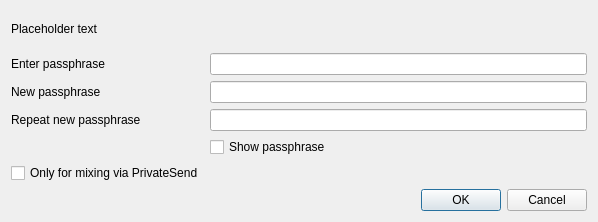
<?xml version="1.0" encoding="UTF-8"?>
<ui version="4.0">
 <class>AskPassphraseDialog</class>
 <widget class="QDialog" name="AskPassphraseDialog">
  <property name="geometry">
   <rect>
    <x>0</x>
    <y>0</y>
    <width>598</width>
    <height>222</height>
   </rect>
  </property>
  <property name="sizePolicy">
   <sizepolicy hsizetype="Preferred" vsizetype="Minimum">
    <horstretch>0</horstretch>
    <verstretch>0</verstretch>
   </sizepolicy>
  </property>
  <property name="minimumSize">
   <size>
    <width>550</width>
    <height>0</height>
   </size>
  </property>
  <property name="windowTitle">
   <string>Passphrase Dialog</string>
  </property>
  <layout class="QVBoxLayout" name="verticalLayout">
   <property name="sizeConstraint">
    <enum>QLayout::SetMinimumSize</enum>
   </property>
   <item>
    <widget class="QLabel" name="warningLabel">
     <property name="text">
      <string notr="true">Placeholder text</string>
     </property>
     <property name="textFormat">
      <enum>Qt::RichText</enum>
     </property>
     <property name="wordWrap">
      <bool>true</bool>
     </property>
    </widget>
   </item>
   <item>
    <layout class="QFormLayout" name="formLayout">
     <property name="sizeConstraint">
      <enum>QLayout::SetMinimumSize</enum>
     </property>
     <property name="fieldGrowthPolicy">
      <enum>QFormLayout::AllNonFixedFieldsGrow</enum>
     </property>
     <item row="0" column="0">
      <widget class="QLabel" name="passLabel1">
       <property name="text">
        <string>Enter passphrase</string>
       </property>
      </widget>
     </item>
     <item row="0" column="1">
      <widget class="QLineEdit" name="passEdit1">
       <property name="echoMode">
        <enum>QLineEdit::Password</enum>
       </property>
      </widget>
     </item>
     <item row="1" column="0">
      <widget class="QLabel" name="passLabel2">
       <property name="text">
        <string>New passphrase</string>
       </property>
      </widget>
     </item>
     <item row="1" column="1">
      <widget class="QLineEdit" name="passEdit2">
       <property name="echoMode">
        <enum>QLineEdit::Password</enum>
       </property>
      </widget>
     </item>
     <item row="2" column="0">
      <widget class="QLabel" name="passLabel3">
       <property name="text">
        <string>Repeat new passphrase</string>
       </property>
      </widget>
     </item>
     <item row="2" column="1">
      <widget class="QLineEdit" name="passEdit3">
       <property name="echoMode">
        <enum>QLineEdit::Password</enum>
       </property>
      </widget>
     </item>
     <item row="3" column="1">
      <widget class="QCheckBox" name="toggleShowPasswordButton">
       <property name="text">
        <string>Show passphrase</string>
       </property>
      </widget>
     </item>
     <item row="4" column="1">
      <widget class="QLabel" name="capsLabel">
       <property name="font">
        <font>
         <weight>75</weight>
         <bold>true</bold>
        </font>
       </property>
       <property name="text">
        <string/>
       </property>
       <property name="alignment">
        <set>Qt::AlignCenter</set>
       </property>
      </widget>
     </item>
     <!-- Dash -->
     <item row="4" column="0">
      <widget class="QCheckBox" name="mixingOnlyCheckBox">
       <property name="enabled">
        <bool>true</bool>
       </property>
       <property name="toolTip">
        <string>Serves to disable the trivial sendmoney when OS account compromised. Provides no real security.</string>
       </property>
       <property name="text">
        <string>Only for mixing via PrivateSend</string>
       </property>
       <property name="visible">
        <bool>false</bool>
       </property>
      </widget>
     </item>
     <!--      -->
    </layout>
   </item>
   <item>
    <widget class="QDialogButtonBox" name="buttonBox">
     <property name="orientation">
      <enum>Qt::Horizontal</enum>
     </property>
     <property name="standardButtons">
      <set>QDialogButtonBox::Cancel|QDialogButtonBox::Ok</set>
     </property>
    </widget>
   </item>
  </layout>
 </widget>
 <resources/>
 <connections>
  <connection>
   <sender>buttonBox</sender>
   <signal>accepted()</signal>
   <receiver>AskPassphraseDialog</receiver>
   <slot>accept()</slot>
   <hints>
    <hint type="sourcelabel">
     <x>20</x>
     <y>20</y>
    </hint>
    <hint type="destinationlabel">
     <x>20</x>
     <y>20</y>
    </hint>
   </hints>
  </connection>
  <connection>
   <sender>buttonBox</sender>
   <signal>rejected()</signal>
   <receiver>AskPassphraseDialog</receiver>
   <slot>reject()</slot>
   <hints>
    <hint type="sourcelabel">
     <x>20</x>
     <y>20</y>
    </hint>
    <hint type="destinationlabel">
     <x>20</x>
     <y>20</y>
    </hint>
   </hints>
  </connection>
 </connections>
</ui>
